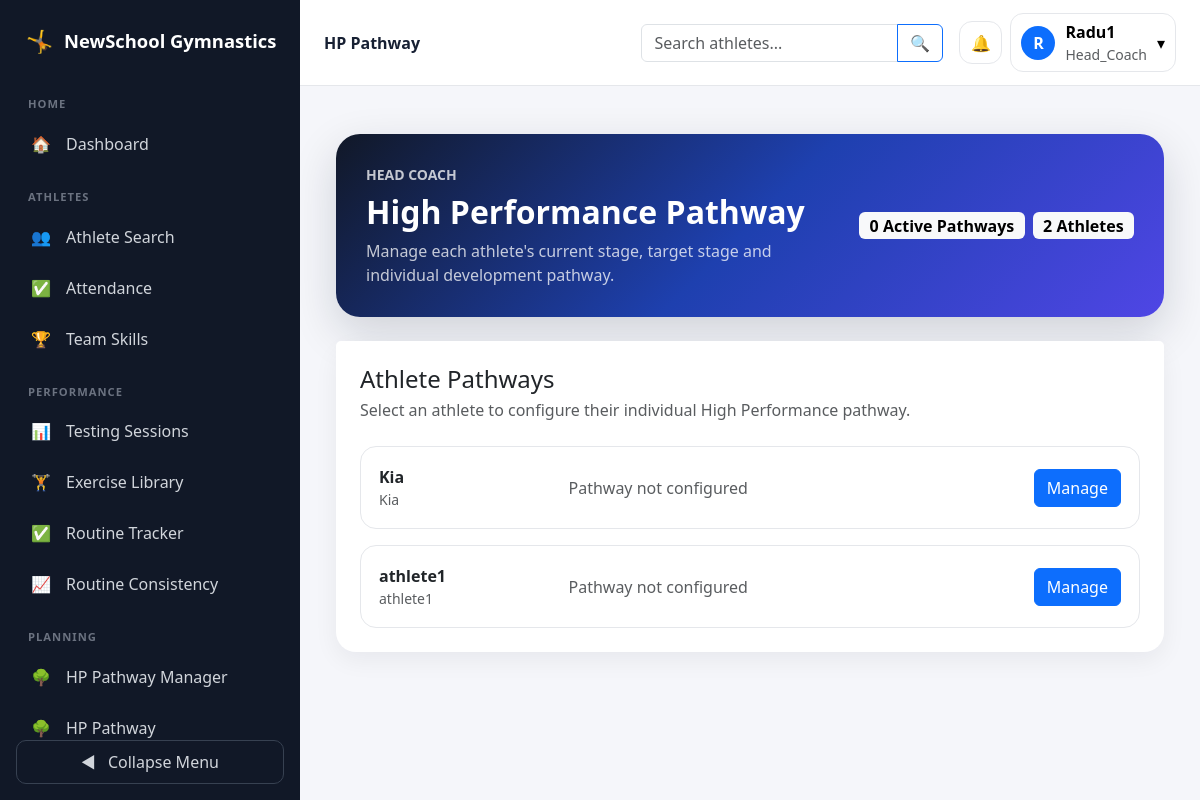
Page /pathway/ (signed in) on the earlier database version.
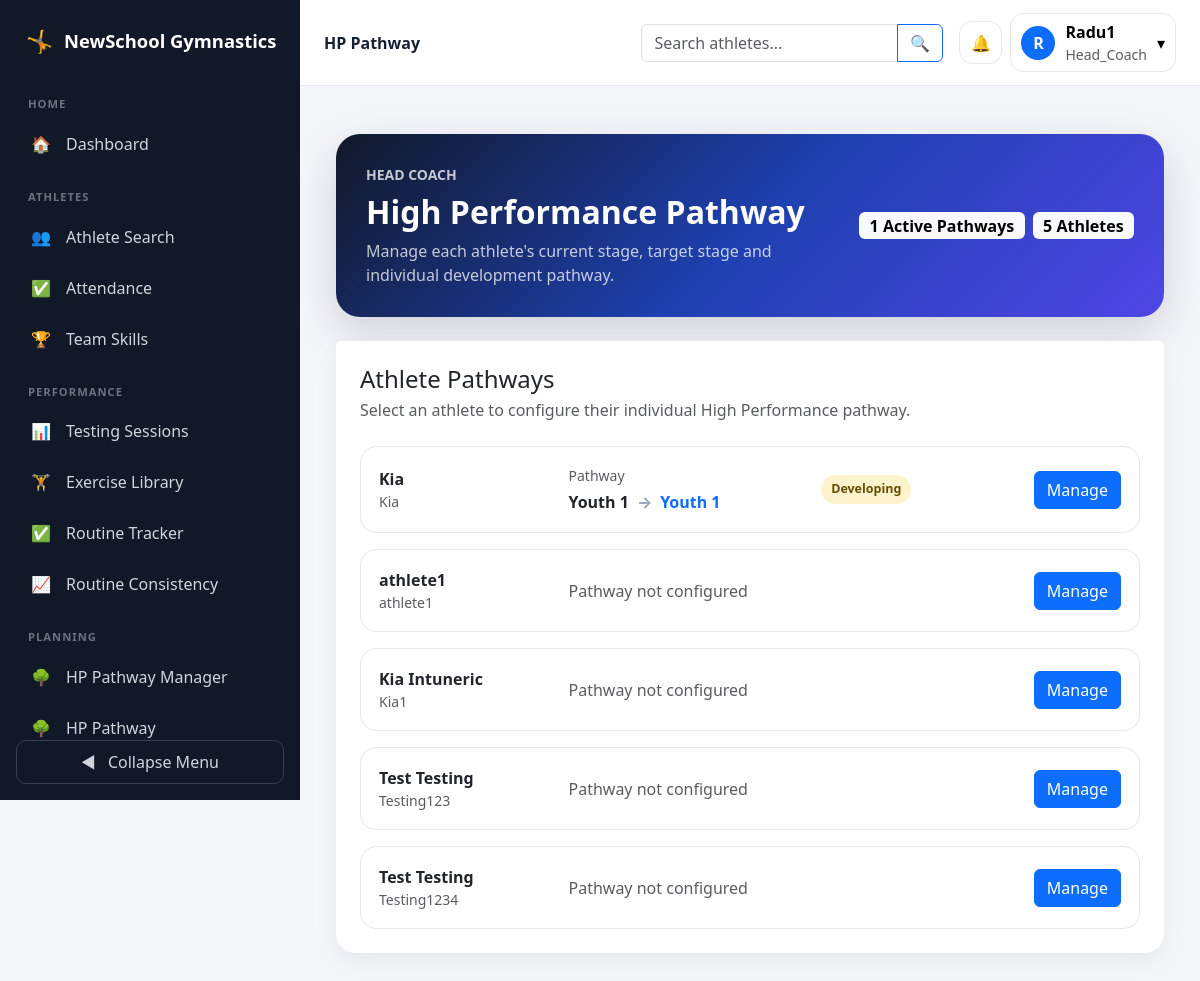
Same page on the later database version.
### accounts/models.py (models this page shows, shortened)
class User(AbstractUser):
    ROLE_CHOICES = [
        ('admin', 'Platform Admin'),
        ('director', 'Gym Director'),
        ('head_coach', 'Head Coach'),
        ('coach', 'Coach'),
        ('athlete', 'Athlete'),
        ('parent', 'Parent'),
    ]
    role = models.CharField(
        max_length=20,
        choices=ROLE_CHOICES
    )

### pathway/models.py (models this page shows, shortened)
class AthletePathway(models.Model):
    STATUS_DEVELOPING = 'developing'
    STATUS_ON_TRACK = 'on_track'
    STATUS_READY = 'ready'
    STATUS_HOLD = 'hold'
    STATUS_CHOICES = [
        (
            STATUS_DEVELOPING,
            'Developing',
        ),
        (
            STATUS_ON_TRACK,
            'On Track',
        ),
        (
            STATUS_READY,
            'Ready for Next Level',
        ),
        (
            STATUS_HOLD,
            'Hold',
        ),
    ]
    athlete = models.OneToOneField(
        settings.AUTH_USER_MODEL,
        on_delete=models.CASCADE,
        related_name='hp_pathway',
        limit_choices_to={
            'role': 'athlete',
        },
    )
    current_level = models.ForeignKey(
        PathwayLevel,
        on_delete=models.SET_NULL,
        null=True,
        blank=True,
        related_name='current_athletes',
    )
    target_level = models.ForeignKey(
        PathwayLevel,
        on_delete=models.SET_NULL,
        null=True,
        blank=True,
        related_name='target_athletes',
    )
    status = models.CharField(
        max_length=30,
        choices=STATUS_CHOICES,
        default=STATUS_DEVELOPING,
    )
    target_date = models.DateField(
        null=True,
        blank=True,
    )
    head_coach_notes = models.TextField(
        blank=True,
    )
    managed_by = models.ForeignKey(
        settings.AUTH_USER_MODEL,
        on_delete=models.SET_NULL,
        null=True,
        blank=True,
        related_name='managed_hp_pathways',
    )
    created_at = models.DateTimeField(
        auto_now_add=True,
    )
    updated_at = models.DateTimeField(
        auto_now=True,
    )

class PathwayLevel(models.Model):
    name = models.CharField(
        max_length=100,
        unique=True,
    )
    code = models.CharField(
        max_length=50,
        unique=True,
    )
    order = models.PositiveIntegerField(
        default=0,
    )
    minimum_age = models.PositiveIntegerField(
        null=True,
        blank=True,
    )
    maximum_age = models.PositiveIntegerField(
        null=True,
        blank=True,
    )
    description = models.TextField(
        blank=True,
    )
    is_active = models.BooleanField(
        default=True,
    )
    created_at = models.DateTimeField(
        auto_now_add=True,
    )
    updated_at = models.DateTimeField(
        auto_now=True,
    )
    class Meta:
        ordering = [
            'order',
            'name',
        ]

### pathway/views.py (the view, shortened to what this page needs)
@login_required
def pathway_manager(
    request,
):
    athletes = (
        User.objects
        .filter(
            role='athlete',
            is_active=True,
        )
        .order_by(
            'first_name',
            'last_name',
            'username',
        )
    )
    pathways = (
        AthletePathway.objects
        .select_related(
            'athlete',
            'current_level',
            'target_level',
            'managed_by',
        )
    )
    pathway_lookup = {
        pathway.athlete_id: pathway
        for pathway
        in pathways
    }
    athlete_rows = []
    for athlete in athletes:
        athlete_rows.append({
            'athlete': athlete,
            'pathway': (
                pathway_lookup.get(
                    athlete.id
                )
            ),
        })
    levels = (
        PathwayLevel.objects
        .filter(
            is_active=True,
        )
        .order_by(
            'order',
        )
    )
    context = {
        'athlete_rows': (
            athlete_rows
        ),
        'levels': levels,
        'athlete_count': (
            len(
                athlete_rows
            )
        ),
        'pathway_count': (
            len(
                pathway_lookup
            )
        ),
    }
    return render(
        request,
        'pathway/pathway_manager.html',
        context,
    )

### communications/models.py (called while the page is built)
    def unread_count(self):
        messages = self.conversation.messages.exclude(
            sender=self.user
        )
        if self.last_read_at:
            messages = messages.filter(
                created_at__gt=self.last_read_at
            )
        return messages.count()

### pathway/views.py (called while the page is built)
def is_head_coach(
    user,
):
    return (
        user.is_authenticated
        and
        user.role == 'head_coach'
    )

### pathway/templates/pathway/pathway_manager.html (shortened to what the changed rows need)
{% extends "base.html" %}
{% block content %}
<div class="container-fluid py-4">
    <div class="pathway-shell">
        <section class="pathway-hero mb-4">
            <div class="d-flex flex-column flex-lg-row justify-content-between align-items-lg-center gap-3">
                <div>
                    <h1 class="h2 fw-bold mb-2">
                        High Performance Pathway
                    </h1>
                </div>
                <div class="d-flex gap-2">
                    <span class="badge text-bg-light fs-6">
                        {{ pathway_count }}
                        Active Pathways
                    </span>
                    <span class="badge text-bg-light fs-6">
                        {{ athlete_count }}
                        Athletes
                    </span>
                </div>
            </div>
        </section>
        <section class="card pathway-card">
            <div class="card-header bg-white border-0 p-4">
                <h2 class="h4 mb-1">
                    Athlete Pathways
                </h2>
            </div>
            <div class="card-body p-4 pt-0">
                <div class="d-grid gap-3">
                    {% for row in athlete_rows %}
                        <div class="athlete-row">
                            <div class="row align-items-center g-3">
                                <div class="col-12 col-lg-3">
                                    <div class="fw-bold">
                                        {{ row.athlete.get_full_name|default:row.athlete.username }}
                                    </div>
                                    <div class="small text-muted">
                                        {{ row.athlete.username }}
                                    </div>
                                </div>
                                <div class="col-12 col-lg-4">
                                    {% if row.pathway %}
                                        <div class="small text-muted mb-1">
                                            Pathway
                                        </div>
                                        <div class="d-flex flex-wrap align-items-center gap-2">
                                            <strong>
                                                {% if row.pathway.current_level %}
                                                    {{ row.pathway.current_level.name }}
                                                {% else %}
                                                    Not Assigned
                                                {% endif %}
                                            </strong>
                                            <span class="level-arrow">
                                                →
                                            </span>
                                            <strong class="text-primary">
                                                {% if row.pathway.target_level %}
                                                    {{ row.pathway.target_level.name }}
                                                {% else %}
                                                    No Target
                                                {% endif %}
                                            </strong>
                                        </div>
                                    {% else %}
                                        <span class="text-muted">
                                            Pathway not configured
                                        </span>
                                    {% endif %}
                                </div>
                                <div class="col-12 col-lg-3">
                                    {% if row.pathway %}
                                        {% if row.pathway.status == 'ready' %}
                                            <span class="status-pill status-ready">
                                                Ready for Next Level
                                            </span>
                                        {% elif row.pathway.status == 'on_track' %}
                                            <span class="status-pill status-on-track">
                                                On Track
                                            </span>
                                        {% elif row.pathway.status == 'hold' %}
                                            <span class="status-pill status-hold">
                                                Hold
                                            </span>
                                        {% else %}
                                            <span class="status-pill status-developing">
                                                Developing
                                            </span>
                                        {% endif %}
                                    {% endif %}
                                </div>
                                <div class="col-12 col-lg-2 text-lg-end">
                                    <a
                                        href="{% url 'pathway:athlete_pathway_editor' row.athlete.id %}"
                                        class="btn btn-primary"
                                    >
                                        Manage
                                    </a>
                                </div>
                            </div>
                        </div>
                    {% empty %}
                        <div class="alert alert-secondary mb-0">
                            No active athletes were found.
                        </div>
                    {% endfor %}
                </div>
            </div>
        </section>
    </div>
</div>
{% endblock %}

Differences in the rows shown:
changed User "Kia": pathway.current_level.name (not shown) → "Youth 1"; pathway.target_level.name (not shown) → "Youth 1"; text "Pathway not configured" → "Pathway → Developing"
added User: athlete.get_full_name "Kia Intuneric", athlete.username "Kia1", shows "Pathway not configured"
added User: athlete.get_full_name "Test Testing", athlete.username "Testing123", shows "Pathway not configured"
added User: athlete.get_full_name "Test Testing", athlete.username "Testing1234", shows "Pathway not configured"
Other differences:
{{ pathway_count }}: "0" → "1"
{{ athlete_count }}: "2" → "5"
